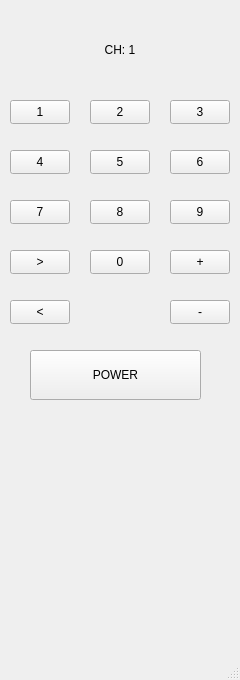
<?xml version="1.0" encoding="UTF-8"?>
<ui version="4.0">
 <class>TVRemote</class>
 <widget class="QMainWindow" name="TVRemote">
  <property name="geometry">
   <rect>
    <x>0</x>
    <y>0</y>
    <width>240</width>
    <height>680</height>
   </rect>
  </property>
  <property name="minimumSize">
   <size>
    <width>240</width>
    <height>680</height>
   </size>
  </property>
  <property name="maximumSize">
   <size>
    <width>240</width>
    <height>680</height>
   </size>
  </property>
  <property name="windowTitle">
   <string>TVRemote</string>
  </property>
  <widget class="QWidget" name="centralwidget">
   <widget class="QLabel" name="display">
    <property name="geometry">
     <rect>
      <x>20</x>
      <y>10</y>
      <width>200</width>
      <height>80</height>
     </rect>
    </property>
    <property name="toolTip">
     <string>&lt;html&gt;&lt;head/&gt;&lt;body&gt;&lt;p align=&quot;center&quot;&gt;&lt;br/&gt;&lt;/p&gt;&lt;/body&gt;&lt;/html&gt;</string>
    </property>
    <property name="whatsThis">
     <string>&lt;html&gt;&lt;head/&gt;&lt;body&gt;&lt;p align=&quot;center&quot;&gt;&lt;br/&gt;&lt;/p&gt;&lt;/body&gt;&lt;/html&gt;</string>
    </property>
    <property name="text">
     <string>&lt;html&gt;&lt;head/&gt;&lt;body&gt;&lt;p align=&quot;center&quot;&gt;CH: 1&lt;/p&gt;&lt;/body&gt;&lt;/html&gt;</string>
    </property>
   </widget>
   <widget class="QPushButton" name="btn1">
    <property name="geometry">
     <rect>
      <x>10</x>
      <y>100</y>
      <width>60</width>
      <height>24</height>
     </rect>
    </property>
    <property name="text">
     <string>1</string>
    </property>
   </widget>
   <widget class="QPushButton" name="btn2">
    <property name="geometry">
     <rect>
      <x>90</x>
      <y>100</y>
      <width>60</width>
      <height>24</height>
     </rect>
    </property>
    <property name="text">
     <string>2</string>
    </property>
   </widget>
   <widget class="QPushButton" name="btn3">
    <property name="geometry">
     <rect>
      <x>170</x>
      <y>100</y>
      <width>60</width>
      <height>24</height>
     </rect>
    </property>
    <property name="text">
     <string>3</string>
    </property>
   </widget>
   <widget class="QPushButton" name="btn4">
    <property name="geometry">
     <rect>
      <x>10</x>
      <y>150</y>
      <width>60</width>
      <height>24</height>
     </rect>
    </property>
    <property name="text">
     <string>4</string>
    </property>
   </widget>
   <widget class="QPushButton" name="btn5">
    <property name="geometry">
     <rect>
      <x>90</x>
      <y>150</y>
      <width>60</width>
      <height>24</height>
     </rect>
    </property>
    <property name="text">
     <string>5</string>
    </property>
   </widget>
   <widget class="QPushButton" name="btn6">
    <property name="geometry">
     <rect>
      <x>170</x>
      <y>150</y>
      <width>60</width>
      <height>24</height>
     </rect>
    </property>
    <property name="text">
     <string>6</string>
    </property>
   </widget>
   <widget class="QPushButton" name="btn7">
    <property name="geometry">
     <rect>
      <x>10</x>
      <y>200</y>
      <width>60</width>
      <height>24</height>
     </rect>
    </property>
    <property name="text">
     <string>7</string>
    </property>
   </widget>
   <widget class="QPushButton" name="btn8">
    <property name="geometry">
     <rect>
      <x>90</x>
      <y>200</y>
      <width>60</width>
      <height>24</height>
     </rect>
    </property>
    <property name="text">
     <string>8</string>
    </property>
   </widget>
   <widget class="QPushButton" name="btn9">
    <property name="geometry">
     <rect>
      <x>170</x>
      <y>200</y>
      <width>60</width>
      <height>24</height>
     </rect>
    </property>
    <property name="text">
     <string>9</string>
    </property>
   </widget>
   <widget class="QPushButton" name="btn0">
    <property name="geometry">
     <rect>
      <x>90</x>
      <y>250</y>
      <width>60</width>
      <height>24</height>
     </rect>
    </property>
    <property name="text">
     <string>0</string>
    </property>
   </widget>
   <widget class="QPushButton" name="btnNext">
    <property name="geometry">
     <rect>
      <x>10</x>
      <y>250</y>
      <width>60</width>
      <height>24</height>
     </rect>
    </property>
    <property name="text">
     <string>&gt;</string>
    </property>
   </widget>
   <widget class="QPushButton" name="btnPrev">
    <property name="geometry">
     <rect>
      <x>10</x>
      <y>300</y>
      <width>60</width>
      <height>24</height>
     </rect>
    </property>
    <property name="text">
     <string>&lt;</string>
    </property>
   </widget>
   <widget class="QPushButton" name="btnVolUp">
    <property name="geometry">
     <rect>
      <x>170</x>
      <y>250</y>
      <width>60</width>
      <height>24</height>
     </rect>
    </property>
    <property name="text">
     <string>+</string>
    </property>
   </widget>
   <widget class="QPushButton" name="btnVolDown">
    <property name="geometry">
     <rect>
      <x>170</x>
      <y>300</y>
      <width>60</width>
      <height>24</height>
     </rect>
    </property>
    <property name="text">
     <string>-</string>
    </property>
   </widget>
   <widget class="QPushButton" name="btnPower">
    <property name="geometry">
     <rect>
      <x>30</x>
      <y>350</y>
      <width>171</width>
      <height>50</height>
     </rect>
    </property>
    <property name="text">
     <string>POWER</string>
    </property>
   </widget>
  </widget>
  <widget class="QMenuBar" name="menubar">
   <property name="geometry">
    <rect>
     <x>0</x>
     <y>0</y>
     <width>240</width>
     <height>22</height>
    </rect>
   </property>
  </widget>
  <widget class="QStatusBar" name="statusbar"/>
 </widget>
 <resources/>
 <connections/>
</ui>
